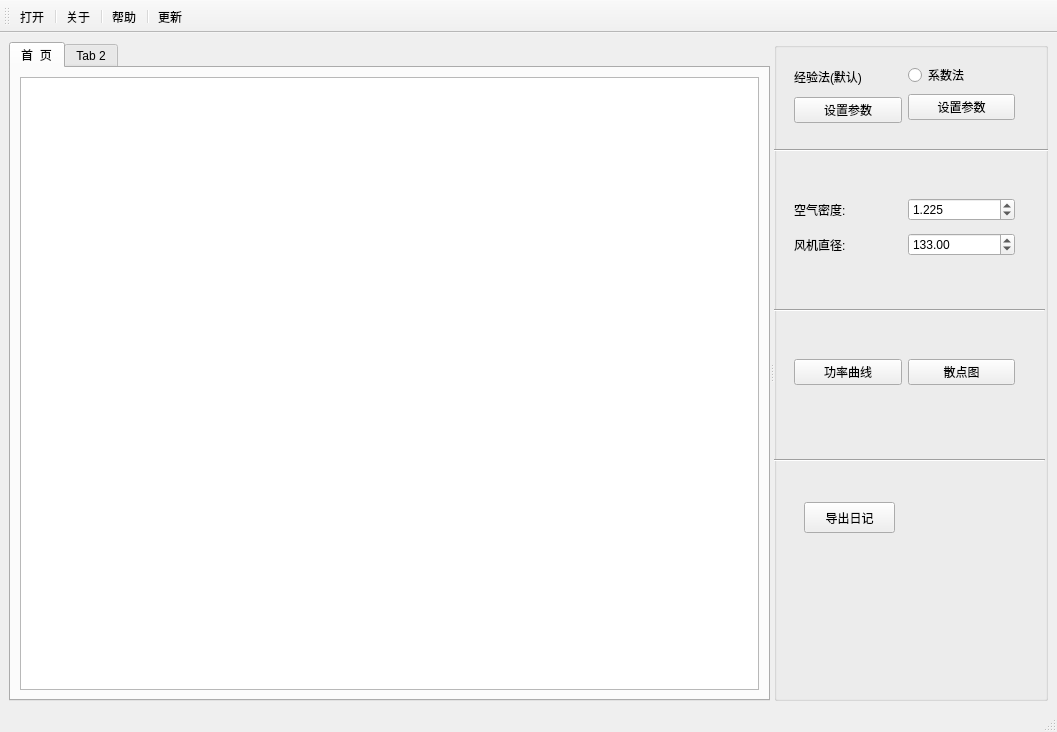
<?xml version="1.0" encoding="UTF-8"?>
<ui version="4.0">
 <class>MainWindow</class>
 <widget class="QMainWindow" name="MainWindow">
  <property name="geometry">
   <rect>
    <x>0</x>
    <y>0</y>
    <width>1057</width>
    <height>732</height>
   </rect>
  </property>
  <property name="windowTitle">
   <string>MainWindow</string>
  </property>
  <widget class="QWidget" name="centralwidget">
   <layout class="QVBoxLayout" name="verticalLayout">
    <item>
     <widget class="QSplitter" name="splitter">
      <property name="orientation">
       <enum>Qt::Horizontal</enum>
      </property>
      <property name="childrenCollapsible">
       <bool>true</bool>
      </property>
      <widget class="QTabWidget" name="tabWidget">
       <property name="currentIndex">
        <number>0</number>
       </property>
       <widget class="QWidget" name="tab">
        <attribute name="title">
         <string>首  页</string>
        </attribute>
        <layout class="QVBoxLayout" name="verticalLayout_2">
         <item>
          <widget class="QPlainTextEdit" name="plainText_logs">
           <property name="minimumSize">
            <size>
             <width>0</width>
             <height>0</height>
            </size>
           </property>
           <property name="lineWidth">
            <number>1</number>
           </property>
          </widget>
         </item>
        </layout>
       </widget>
       <widget class="QWidget" name="tab_2">
        <attribute name="title">
         <string>Tab 2</string>
        </attribute>
       </widget>
      </widget>
      <widget class="QGroupBox" name="groupBox">
       <property name="title">
        <string/>
       </property>
       <widget class="Line" name="line">
        <property name="geometry">
         <rect>
          <x>0</x>
          <y>100</y>
          <width>281</width>
          <height>16</height>
         </rect>
        </property>
        <property name="orientation">
         <enum>Qt::Horizontal</enum>
        </property>
       </widget>
       <widget class="Line" name="line_2">
        <property name="geometry">
         <rect>
          <x>0</x>
          <y>260</y>
          <width>271</width>
          <height>16</height>
         </rect>
        </property>
        <property name="orientation">
         <enum>Qt::Horizontal</enum>
        </property>
       </widget>
       <widget class="Line" name="line_3">
        <property name="geometry">
         <rect>
          <x>0</x>
          <y>410</y>
          <width>271</width>
          <height>16</height>
         </rect>
        </property>
        <property name="orientation">
         <enum>Qt::Horizontal</enum>
        </property>
       </widget>
       <widget class="QPushButton" name="puB_logs">
        <property name="geometry">
         <rect>
          <x>30</x>
          <y>460</y>
          <width>91</width>
          <height>31</height>
         </rect>
        </property>
        <property name="text">
         <string>导出日记</string>
        </property>
       </widget>
       <widget class="QWidget" name="">
        <property name="geometry">
         <rect>
          <x>20</x>
          <y>290</y>
          <width>221</width>
          <height>81</height>
         </rect>
        </property>
        <layout class="QGridLayout" name="gridLayout">
         <item row="0" column="0">
          <widget class="QPushButton" name="puB_GenPower">
           <property name="text">
            <string>功率曲线</string>
           </property>
          </widget>
         </item>
         <item row="0" column="1">
          <widget class="QPushButton" name="puB_Scatter">
           <property name="text">
            <string>散点图</string>
           </property>
          </widget>
         </item>
        </layout>
       </widget>
       <widget class="QWidget" name="">
        <property name="geometry">
         <rect>
          <x>20</x>
          <y>20</y>
          <width>221</width>
          <height>61</height>
         </rect>
        </property>
        <layout class="QHBoxLayout" name="horizontalLayout">
         <item>
          <layout class="QGridLayout" name="gridLayout_2">
           <item row="0" column="0">
            <widget class="QLabel" name="label">
             <property name="text">
              <string>经验法(默认)</string>
             </property>
            </widget>
           </item>
           <item row="1" column="0">
            <widget class="QPushButton" name="puB_method">
             <property name="text">
              <string>设置参数</string>
             </property>
            </widget>
           </item>
          </layout>
         </item>
         <item>
          <layout class="QGridLayout" name="gridLayout_3">
           <item row="0" column="0">
            <widget class="QRadioButton" name="radB_filter">
             <property name="text">
              <string>系数法</string>
             </property>
            </widget>
           </item>
           <item row="1" column="0">
            <widget class="QPushButton" name="puB_method_filter">
             <property name="text">
              <string>设置参数</string>
             </property>
            </widget>
           </item>
          </layout>
         </item>
        </layout>
       </widget>
       <widget class="QWidget" name="">
        <property name="geometry">
         <rect>
          <x>20</x>
          <y>150</y>
          <width>221</width>
          <height>71</height>
         </rect>
        </property>
        <layout class="QGridLayout" name="gridLayout_4">
         <item row="0" column="0">
          <layout class="QHBoxLayout" name="horizontalLayout_2">
           <item>
            <widget class="QLabel" name="label_2">
             <property name="text">
              <string>空气密度:</string>
             </property>
            </widget>
           </item>
           <item>
            <widget class="QDoubleSpinBox" name="airBlower_diameter">
             <property name="decimals">
              <number>3</number>
             </property>
             <property name="singleStep">
              <double>0.001000000000000</double>
             </property>
             <property name="value">
              <double>1.225000000000000</double>
             </property>
            </widget>
           </item>
          </layout>
         </item>
         <item row="1" column="0">
          <layout class="QHBoxLayout" name="horizontalLayout_3">
           <item>
            <widget class="QLabel" name="label_3">
             <property name="text">
              <string>风机直径:</string>
             </property>
            </widget>
           </item>
           <item>
            <widget class="QDoubleSpinBox" name="air_density">
             <property name="maximum">
              <double>500.000000000000000</double>
             </property>
             <property name="value">
              <double>133.000000000000000</double>
             </property>
            </widget>
           </item>
          </layout>
         </item>
        </layout>
       </widget>
      </widget>
     </widget>
    </item>
   </layout>
  </widget>
  <widget class="QStatusBar" name="statusbar"/>
  <widget class="QToolBar" name="toolBar">
   <property name="windowTitle">
    <string>toolBar</string>
   </property>
   <attribute name="toolBarArea">
    <enum>TopToolBarArea</enum>
   </attribute>
   <attribute name="toolBarBreak">
    <bool>false</bool>
   </attribute>
   <addaction name="Act_Open"/>
   <addaction name="separator"/>
   <addaction name="Act_About"/>
   <addaction name="separator"/>
   <addaction name="Act_Help"/>
   <addaction name="separator"/>
   <addaction name="Act_Update"/>
  </widget>
  <action name="Act_Open">
   <property name="icon">
    <iconset>
     <normaloff>../../images/openfile.svg</normaloff>../../images/openfile.svg</iconset>
   </property>
   <property name="text">
    <string>打开</string>
   </property>
   <property name="toolTip">
    <string>导入数据</string>
   </property>
  </action>
  <action name="Act_About">
   <property name="icon">
    <iconset>
     <normaloff>../../images/about.png</normaloff>../../images/about.png</iconset>
   </property>
   <property name="text">
    <string>关于</string>
   </property>
   <property name="toolTip">
    <string>关于</string>
   </property>
  </action>
  <action name="Act_Help">
   <property name="icon">
    <iconset>
     <normaloff>../../images/help.png</normaloff>../../images/help.png</iconset>
   </property>
   <property name="text">
    <string>帮助</string>
   </property>
   <property name="toolTip">
    <string>使用说明</string>
   </property>
  </action>
  <action name="Act_Update">
   <property name="icon">
    <iconset>
     <normaloff>../../images/update.png</normaloff>../../images/update.png</iconset>
   </property>
   <property name="text">
    <string>更新</string>
   </property>
   <property name="toolTip">
    <string>更新</string>
   </property>
  </action>
 </widget>
 <resources/>
 <connections/>
</ui>
